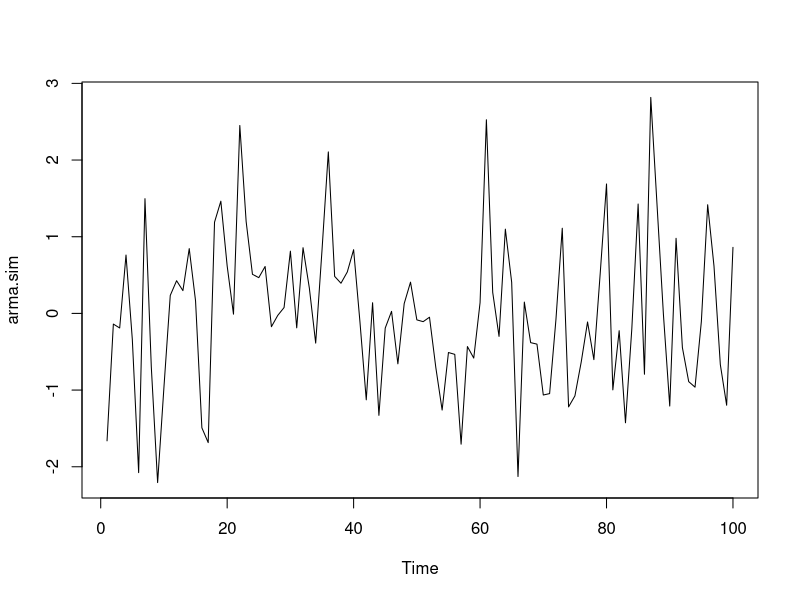
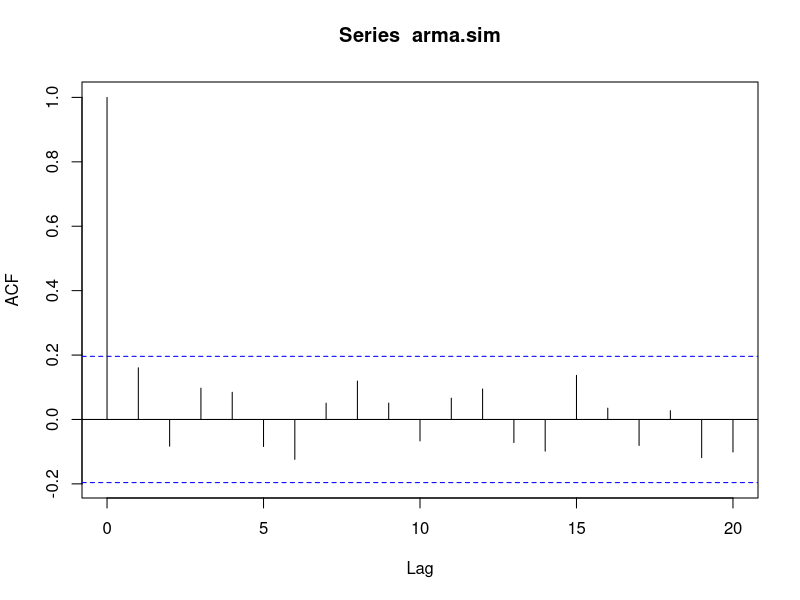
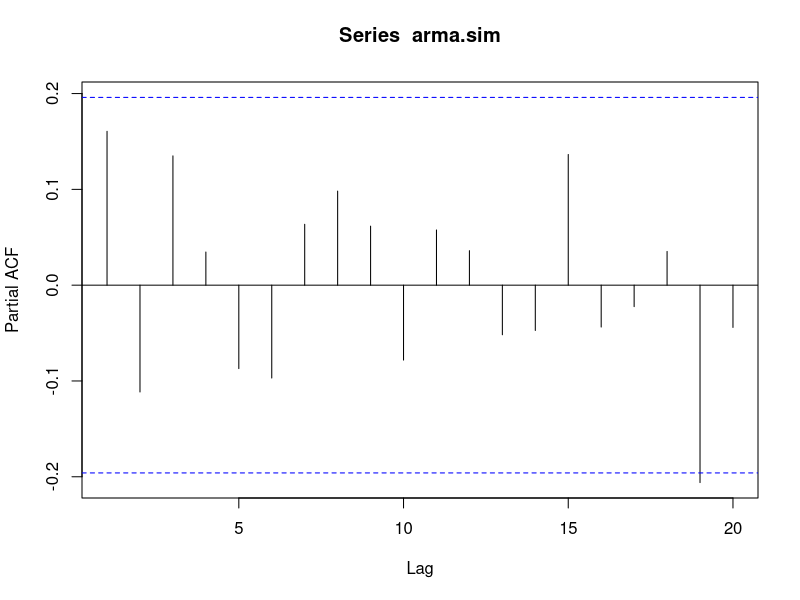

These charts were generated, in order, by the following R code:
#Exampples from:
#http://www.utstat.utoronto.ca/hadas/STA457/Lecture%20notes/R_armasimulation.pdf

library(stats)

#Simulate 100 observations from an ARMA(2,2) Process
arma.sim<-arima.sim(model=list(ar=c(.9,-.2),ma=c(-.7,.1)),n=100)
arma.sim

#Make a time series plot of the data
ts.plot(arma.sim)

#Calculate the Sample Autocorrelation Function
arma.acf<-acf(arma.sim,type="correlation",plot=T)
arma.acf

#Calculate the Sample Partial Autocorrelation Function
arma.pacf<-acf(arma.sim,type="partial",plot=T)
arma.pacf
